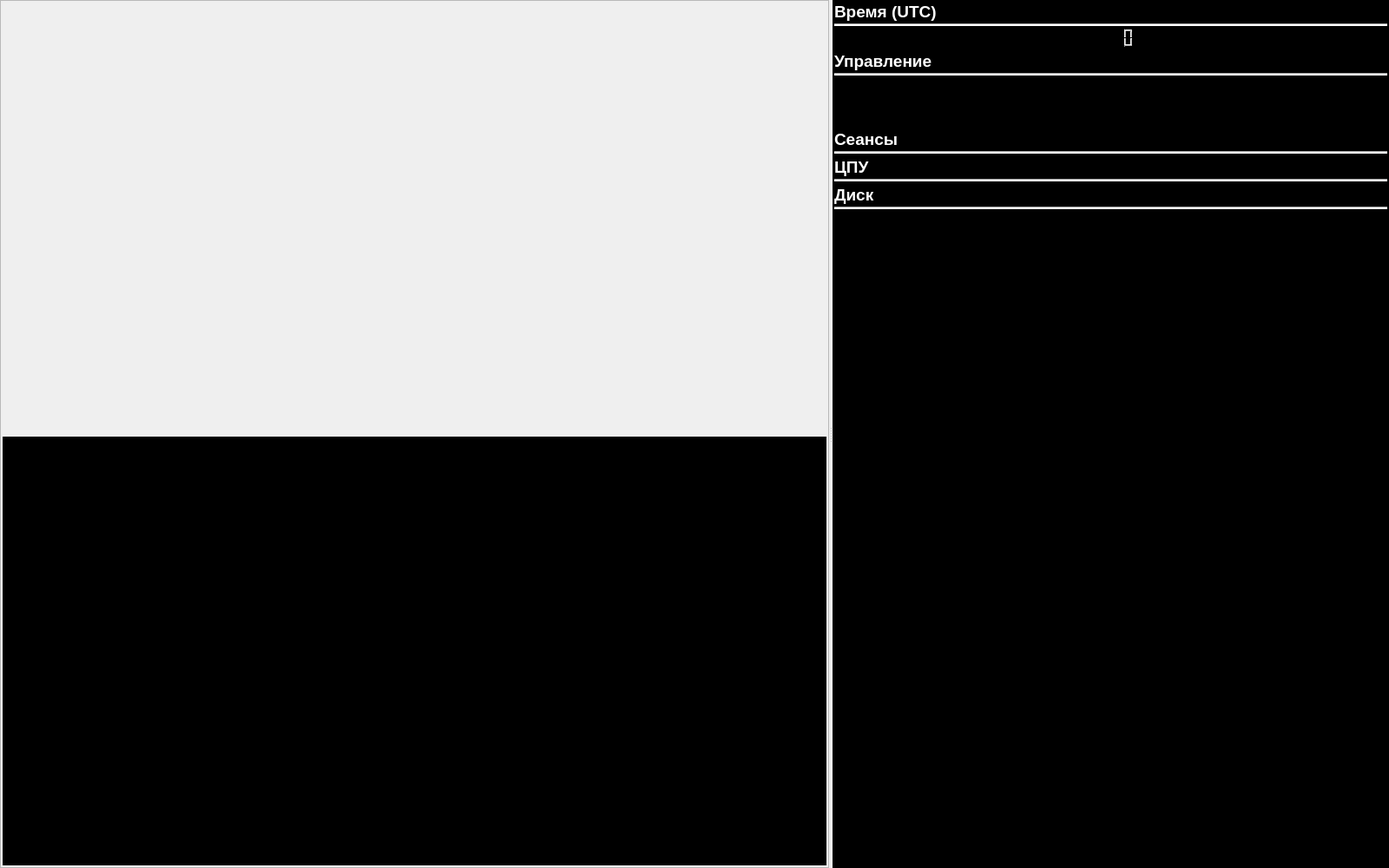
<?xml version="1.0" encoding="UTF-8"?>
<ui version="4.0">
 <class>frmMain</class>
 <widget class="QMainWindow" name="frmMain">
  <property name="geometry">
   <rect><x>0</x><y>0</y><width>1600</width><height>1000</height></rect>
  </property>
  <property name="windowTitle">
   <string>Визуализация и анализ данных зондирования ионосферы</string>
  </property>
  <property name="windowIcon">
   <iconset resource="../ionozond.qrc"><normaloff>:/ico/dsChirp.ico</normaloff>:/ico/dsChirp.ico</iconset>
  </property>
  <widget class="QWidget" name="widget">
   <layout class="QHBoxLayout" name="horizontalLayout">
    <property name="leftMargin"><number>0</number></property>
    <property name="topMargin"><number>0</number></property>
    <property name="rightMargin"><number>0</number></property>
    <property name="bottomMargin"><number>0</number></property>
    <item>
     <widget class="QSplitter" name="splitter">
      <property name="orientation"><enum>Qt::Horizontal</enum></property>

      <!-- ================= work part ================= -->
      <widget class="QFrame" name="fraWorkPart">
       <property name="frameShape"><enum>QFrame::StyledPanel</enum></property>
       <layout class="QVBoxLayout" name="verticalLayout">
        <property name="leftMargin"><number>2</number></property>
        <property name="topMargin"><number>2</number></property>
        <property name="rightMargin"><number>2</number></property>
        <property name="bottomMargin"><number>2</number></property>
        <item>
         <widget class="QSplitter" name="splWorkPart">
          <property name="orientation"><enum>Qt::Vertical</enum></property>
         </widget>
        </item>
        <item>
         <widget class="QTextEdit" name="txtConsole">
          <property name="styleSheet">
           <string notr="true">background-color: rgb(0, 0, 0);
color: rgb(0, 255, 0);</string>
          </property>
          <property name="readOnly"><bool>true</bool></property>
          <property name="minimumHeight"><number>110</number></property>
          <property name="maximumHeight"><number>220</number></property>
         </widget>
        </item>
       </layout>
      </widget>

      <!-- ================= control part ================= -->
      <widget class="QFrame" name="fraControlPart">
       <property name="maximumWidth"><number>210</number></property>
       <property name="styleSheet">
        <string notr="true">background-color: rgb(0, 0, 0);</string>
       </property>
       <property name="frameShape"><enum>QFrame::NoFrame</enum></property>
       <layout class="QVBoxLayout" name="verticalLayout_2">
        <property name="leftMargin"><number>0</number></property>
        <property name="topMargin"><number>0</number></property>
        <property name="rightMargin"><number>0</number></property>
        <property name="bottomMargin"><number>0</number></property>
        <property name="spacing"><number>0</number></property>

        <!-- clock -->
        <item>
         <widget class="QFrame" name="fraClock">
          <property name="styleSheet">
           <string notr="true">background-color: rgb(0, 0, 0);</string>
          </property>
          <layout class="QVBoxLayout" name="verticalLayout_3">
           <property name="spacing"><number>2</number></property>
           <property name="leftMargin"><number>2</number></property>
           <property name="topMargin"><number>2</number></property>
           <property name="rightMargin"><number>2</number></property>
           <property name="bottomMargin"><number>2</number></property>
           <item>
            <widget class="QLabel" name="lblTime">
             <property name="text">
              <string>&lt;html&gt;&lt;head/&gt;&lt;body&gt;&lt;p&gt;&lt;span style=" font-size:14pt; font-weight:600; color:#ffffff;"&gt;Время (UTC) &lt;/span&gt;&lt;/p&gt;&lt;/body&gt;&lt;/html&gt;</string>
             </property>
            </widget>
           </item>
           <item>
            <widget class="Line" name="hlnClock">
             <property name="styleSheet">
              <string notr="true">background-color: rgb(255, 255, 255);</string>
             </property>
             <property name="orientation"><enum>Qt::Horizontal</enum></property>
            </widget>
           </item>
           <item>
            <widget class="DigitalClock" name="lcdClock">
             <property name="minimumHeight"><number>50</number></property>
             <property name="styleSheet">
              <string notr="true">color: rgb(0, 255, 0);
background-color: rgb(0, 0, 0);</string>
             </property>
            </widget>
           </item>
          </layout>
         </widget>
        </item>

        <!-- control buttons -->
        <item>
         <widget class="QFrame" name="fraControl">
          <layout class="QVBoxLayout" name="verticalLayout_7">
           <property name="spacing"><number>2</number></property>
           <property name="leftMargin"><number>2</number></property>
           <property name="topMargin"><number>2</number></property>
           <property name="rightMargin"><number>2</number></property>
           <property name="bottomMargin"><number>2</number></property>
           <item>
            <widget class="QLabel" name="lblControl">
             <property name="styleSheet">
              <string notr="true">color: rgb(255, 255, 255);</string>
             </property>
             <property name="text">
              <string>&lt;html&gt;&lt;head/&gt;&lt;body&gt;&lt;p&gt;&lt;span style=" font-size:14pt; font-weight:600; color:#ffffff;"&gt;Управление&lt;/span&gt;&lt;/p&gt;&lt;/body&gt;&lt;/html&gt;</string>
             </property>
            </widget>
           </item>
           <item>
            <widget class="Line" name="hlnControl">
             <property name="styleSheet">
              <string notr="true">background-color: rgb(255, 255, 255);</string>
             </property>
             <property name="orientation"><enum>Qt::Horizontal</enum></property>
            </widget>
           </item>
           <item>
            <layout class="QHBoxLayout" name="hloControl">
             <item>
              <widget class="QPushButton" name="btnStartStop">
               <property name="minimumSize"><size><width>56</width><height>56</height></size></property>
               <property name="maximumSize"><size><width>56</width><height>56</height></size></property>
               <property name="text"><string/></property>
               <property name="icon">
                <iconset resource="../ionozond.qrc"><normaloff>:/img/play_green.png</normaloff>:/img/play_green.png</iconset>
               </property>
               <property name="iconSize"><size><width>48</width><height>48</height></size></property>
               <property name="flat"><bool>true</bool></property>
              </widget>
             </item>
             <item>
              <widget class="QPushButton" name="btnParams">
               <property name="minimumSize"><size><width>56</width><height>56</height></size></property>
               <property name="maximumSize"><size><width>56</width><height>56</height></size></property>
               <property name="text"><string/></property>
               <property name="icon">
                <iconset resource="../ionozond.qrc"><normaloff>:/img/kservices.png</normaloff>:/img/kservices.png</iconset>
               </property>
               <property name="iconSize"><size><width>48</width><height>48</height></size></property>
               <property name="flat"><bool>true</bool></property>
              </widget>
             </item>
             <item>
              <widget class="QPushButton" name="btnSchedule">
               <property name="minimumSize"><size><width>56</width><height>56</height></size></property>
               <property name="maximumSize"><size><width>56</width><height>56</height></size></property>
               <property name="text"><string/></property>
               <property name="icon">
                <iconset resource="../ionozond.qrc"><normaloff>:/img/cal.png</normaloff>:/img/cal.png</iconset>
               </property>
               <property name="iconSize"><size><width>48</width><height>48</height></size></property>
               <property name="flat"><bool>true</bool></property>
              </widget>
             </item>
            </layout>
           </item>
          </layout>
         </widget>
        </item>

        <!-- sessions -->
        <item>
         <widget class="QFrame" name="fraSessions">
          <layout class="QVBoxLayout" name="verticalLayout_8">
           <property name="spacing"><number>2</number></property>
           <property name="leftMargin"><number>2</number></property>
           <property name="topMargin"><number>2</number></property>
           <property name="rightMargin"><number>2</number></property>
           <property name="bottomMargin"><number>2</number></property>
           <item>
            <widget class="QLabel" name="lblSessions">
             <property name="text">
              <string>&lt;html&gt;&lt;head/&gt;&lt;body&gt;&lt;p&gt;&lt;span style=" font-size:14pt; font-weight:600; color:#ffffff;"&gt;Сеансы&lt;/span&gt;&lt;/p&gt;&lt;/body&gt;&lt;/html&gt;</string>
             </property>
            </widget>
           </item>
           <item>
            <widget class="Line" name="hlnSessions">
             <property name="styleSheet">
              <string notr="true">background-color: rgb(255, 255, 255);</string>
             </property>
             <property name="orientation"><enum>Qt::Horizontal</enum></property>
            </widget>
           </item>
          </layout>
         </widget>
        </item>

        <!-- cpu -->
        <item>
         <widget class="QFrame" name="fraCPU">
          <layout class="QVBoxLayout" name="verticalLayout_4">
           <property name="spacing"><number>2</number></property>
           <property name="leftMargin"><number>2</number></property>
           <property name="topMargin"><number>2</number></property>
           <property name="rightMargin"><number>2</number></property>
           <property name="bottomMargin"><number>2</number></property>
           <item>
            <widget class="QLabel" name="lblCPU">
             <property name="text">
              <string>&lt;html&gt;&lt;head/&gt;&lt;body&gt;&lt;p&gt;&lt;span style=" font-size:14pt; font-weight:600; color:#ffffff;"&gt;ЦПУ&lt;/span&gt;&lt;/p&gt;&lt;/body&gt;&lt;/html&gt;</string>
             </property>
            </widget>
           </item>
           <item>
            <widget class="Line" name="hlnCPU">
             <property name="styleSheet">
              <string notr="true">background-color: rgb(255, 255, 255);</string>
             </property>
             <property name="orientation"><enum>Qt::Horizontal</enum></property>
            </widget>
           </item>
          </layout>
         </widget>
        </item>

        <!-- drive -->
        <item>
         <widget class="QFrame" name="fraDrive">
          <layout class="QVBoxLayout" name="verticalLayout_5">
           <property name="spacing"><number>2</number></property>
           <property name="leftMargin"><number>2</number></property>
           <property name="topMargin"><number>2</number></property>
           <property name="rightMargin"><number>2</number></property>
           <property name="bottomMargin"><number>2</number></property>
           <item>
            <widget class="QLabel" name="lblDrive">
             <property name="text">
              <string>&lt;html&gt;&lt;head/&gt;&lt;body&gt;&lt;p&gt;&lt;span style=" font-size:14pt; font-weight:600; color:#ffffff;"&gt;Диск&lt;/span&gt;&lt;/p&gt;&lt;/body&gt;&lt;/html&gt;</string>
             </property>
            </widget>
           </item>
           <item>
            <widget class="Line" name="line">
             <property name="styleSheet">
              <string notr="true">background-color: rgb(255, 255, 255);</string>
             </property>
             <property name="orientation"><enum>Qt::Horizontal</enum></property>
            </widget>
           </item>
          </layout>
         </widget>
        </item>

        <!-- keep the sections stacked at the top -->
        <item>
         <spacer name="vspControlPart">
          <property name="orientation"><enum>Qt::Vertical</enum></property>
          <property name="sizeHint" stdset="0"><size><width>20</width><height>40</height></size></property>
         </spacer>
        </item>

       </layout>
      </widget>
     </widget>
    </item>
   </layout>
  </widget>
 </widget>
 <customwidgets>
  <customwidget>
   <class>DigitalClock</class>
   <extends>QLCDNumber</extends>
   <header>common.h</header>
  </customwidget>
 </customwidgets>
 <resources>
  <include location="../ionozond.qrc"/>
 </resources>
 <connections/>
</ui>
